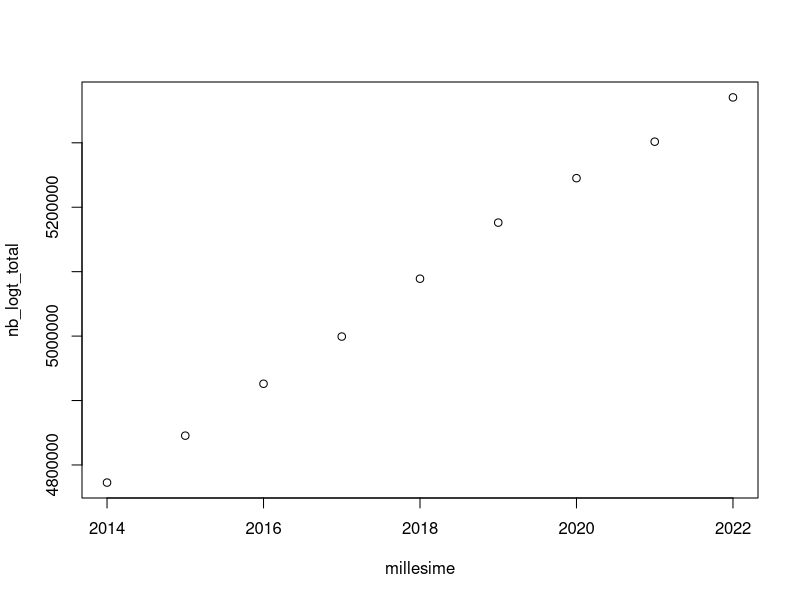
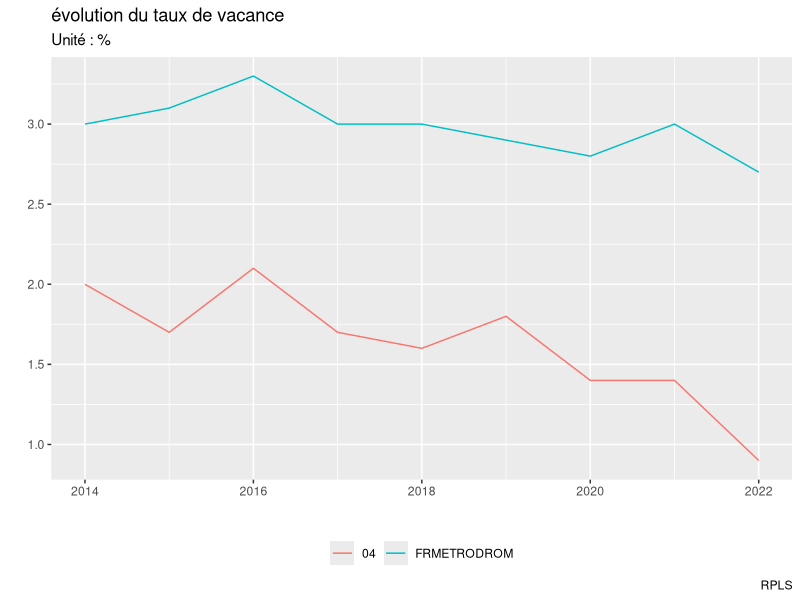

Write R code to recreate these figures, in order.
## ---- chunk 1
knitr::opts_chunk$set(echo = FALSE, message = FALSE, warning = FALSE, error = FALSE)
params <- list(annee =  "2022", code_reg = "04")
## ---- chunk 2
library(tidyverse)
library(ggplot2)
library(readr)
library(glue)
library(kableExtra)
## ---- chunk 3
#On importe le fichier de données
selection_ind_rpls_fr_reg <- readr::read_csv2("selection_ind_rpls_fr_reg.csv", col_names=TRUE, na = c("", "NA")) %>% 
  mutate(across(-c(TypeZone, CodeZone), as.numeric))

annee <- as.numeric(params$annee)

ind_FR_an <- selection_ind_rpls_fr_reg %>% 
  filter(CodeZone=="FRMETRODROM", millesime == annee)

## ---- chunk 4

nb_ls_FR <- selection_ind_rpls_fr_reg %>% 
  filter(CodeZone=="FRMETRODROM") %>% 
  select(millesime, nb_logt_total)

plot(nb_ls_FR)
## ---- chunk 5
evo_vacance <- selection_ind_rpls_fr_reg %>% 
  filter(CodeZone %in% c("FRMETRODROM", params$code_reg)) %>% 
  mutate(taux_vacance_tot = round(taux_vacance_tot,1)) %>% 
  select(millesime, CodeZone, taux_vacance_tot)

graphe_evo_vacance <- ggplot(data = evo_vacance) + 
  geom_line(aes(x = millesime,  y = taux_vacance_tot,  color = CodeZone)) +
  theme(legend.title = ggplot2::element_blank(), 
        legend.position = "bottom") + 
  labs(title = "évolution du taux de vacance", 
       subtitle = "Unit\u00e9 : %", 
       x = "", 
       y = "", 
       caption = "RPLS")


graphe_evo_vacance
